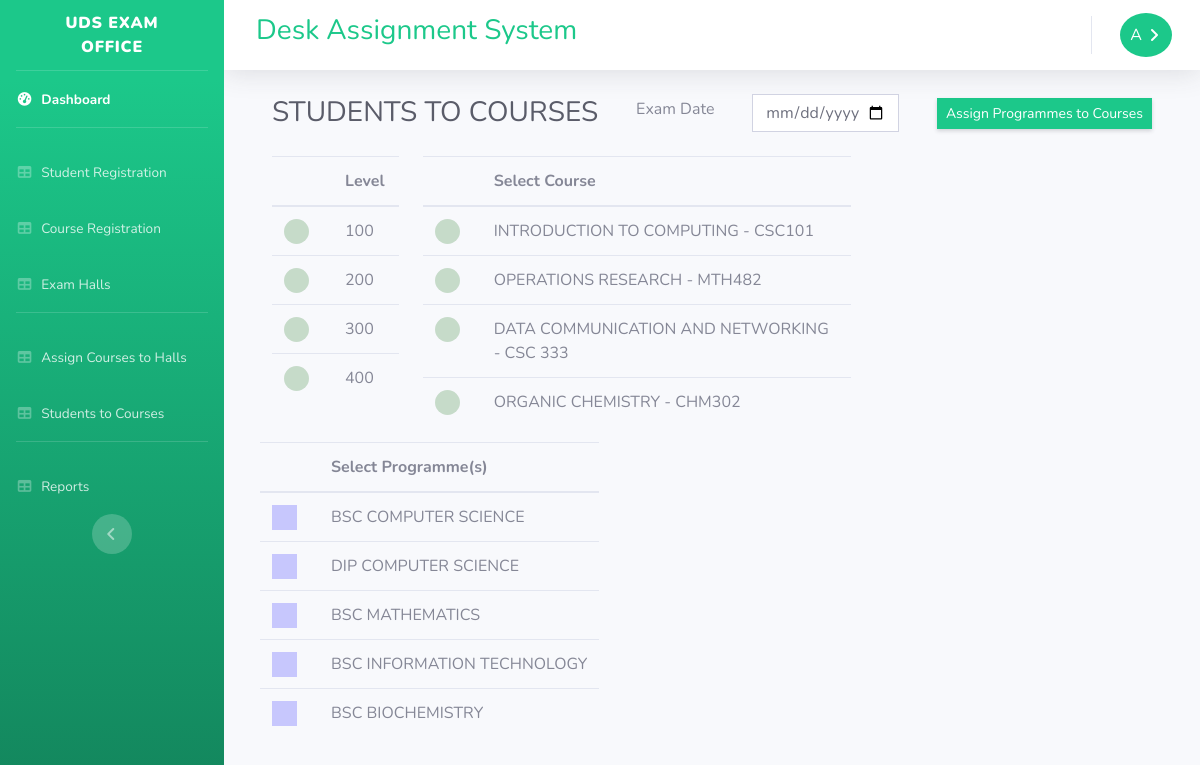
/assignstudentstocourses.php (signed in), run on the app's committed database.
### tables this page shows
CREATE TABLE `level` (
  `id` int(11) NOT NULL,
  `level` int(11) NOT NULL
);

CREATE TABLE `courses` (
  `course_id` int(11) NOT NULL,
  `course_name` varchar(50) NOT NULL,
  `course_code` varchar(10) NOT NULL
);

CREATE TABLE `programme` (
  `programme_id` int(11) NOT NULL,
  `programme_name` varchar(50) NOT NULL
);

### assignstudentstocourses.php (the view, shortened to what this page needs)
<?php
  include("connect.php");
?>
<!DOCTYPE html>
<html lang="en">
<head>
  <link href="vendor/fontawesome-free/css/all.min.css" rel="stylesheet" type="text/css">
  <link href="css/sb-admin-2.min.css" rel="stylesheet">
  <link href="css/sb-admin-2.css" rel="stylesheet">
</head>
<body id="page-top">
  <div id="wrapper">
    <ul class="navbar-nav bg-gradient-success sidebar sidebar-dark accordion" id="accordionSidebar">
      <a class="sidebar-brand d-flex align-items-center justify-content-center" href="account.php">
        <div class="sidebar-brand-text mx-3"><b>UDS EXAM OFFICE</b> </div>
      </a>
      <hr class="sidebar-divider my-0">
      <li class="nav-item active">
        <a class="nav-link" href="account.php">
          <i class="fas fa-fw fa-tachometer-alt"></i>
          <span>Dashboard</span></a>
      </li>
      <hr class="sidebar-divider">
      <li class="nav-item">
        <a class="nav-link" href="registeredstudents.php">
          <i class="fas fa-fw fa-table"></i>
          <span>Student Registration</span></a>
      </li>
       <li class="nav-item">
        <a class="nav-link" href="courseregistration.php">
          <i class="fas fa-fw fa-table"></i>
          <span>Course Registration</span></a>
      </li>
      <li class="nav-item">
        <a class="nav-link" href="examhall.php">
          <i class="fas fa-fw fa-table"></i>
          <span>Exam Halls</span></a>
      </li>
      <hr class="sidebar-divider">
       <li class="nav-item">
        <a class="nav-link" href="courseshalls.php">
          <i class="fas fa-fw fa-table"></i>
          <span>Assign Courses to Halls</span></a>
      </li>
       <li class="nav-item">
        <a class="nav-link" href="assignstudentstocourses.php">
          <i class="fas fa-fw fa-table"></i>
          <span>Students to Courses</span></a>
      </li>
      <hr class="sidebar-divider d-none d-md-block">
      <li class="nav-item">
        <a class="nav-link" href="reports.php">
          <i class="fas fa-fw fa-table"></i>
          <span>Reports</span></a>
      </li>
      <div class="text-center d-none d-md-inline">
        <button class="rounded-circle border-0" id="sidebarToggle"></button>
      </div>
    </ul>
    <div id="content-wrapper" class="d-flex flex-column">
      <div id="content">
        <nav class="navbar navbar-expand navbar-light bg-white topbar mb-4 static-top shadow">
          <div class="d-none d-sm-inline-block ml-md-3 my-2 my-md-0 mw-100">
            <h3 class="text-success"> Desk Assignment System </h3>
          </div>
              <ul class="navbar-nav ml-auto">
      <li class="nav-item dropdown">
        <a class="nav-link " href="#" id="navbarDropdown" role="button" data-toggle="dropdown" aria-haspopup="true" aria-expanded="false">
          <span style="padding: 10px;font-style:bold; color:#fff;" class=" rounded-circle bg-success dropdown-toggle"><?php echo(strtoupper(substr($_SESSION['username'], 0,1))); ?></span>
        </a>
      </li>
    </ul>
        </nav>
        <div class="container-fluid">
          <div class="container-fluid">
        <form method="POST" action="">
          <div class="d-sm-flex align-items-center justify-content-between mb-4">
            <h1 class="h3 mb-0  text-gray-800">STUDENTS TO COURSES</h1>
            <label>Exam Date</label>
            <input type="date" class="form-control col-2 rounded-0" name="writtendate" required>
            <input type="submit" class="d-none d-sm-inline-block btn btn-sm btn-success rounded-0  shadow-sm" name="submit" value="Assign Programmes to Courses" >
          </div>
          <div class="row">
            <div class="col-sm-2">
              <table class='table table-hover'>
                <thead>
                  <th></th>
                  <th>Level</th>
                </thead>
                <tbody>
              <?php
                  $level = "SELECT * FROM level";
                  $levelres = mysqli_query($conn, $level);
                  if(mysqli_num_rows($levelres) > 0){
                    while($row = mysqli_fetch_assoc($levelres)){
                      $lev = $row['level'];
                      echo"<tr>";
                      echo"<td> <label class='con'><input type='radio' name='level' value='$lev'><span class='checkmark'> </span></label> </td>";
                      echo"<td>".$lev."</td>";
                      echo"</tr>";
                    }
                  }
              ?>
                </tbody>
              </table>
            </div>
            <div class="col-sm-6">
              <table class='table table-hover'>
                <thead>
                  <th></th>
                  <th>Select Course</th>
                </thead>
                <tbody>
              <?php
                  $course = "SELECT * FROM courses";
                  $courseres = mysqli_query($conn, $course);
                  if(mysqli_num_rows($courseres) > 0){
                    while($row = mysqli_fetch_assoc($courseres)){
                      $course_code = $row['course_code'];
                      echo"<tr>";
                      echo"<td> <label class='con'><input type='radio' name='course' value='$course_code'><span class='checkmark'> </span></label> </td>";
                      echo"<td>".strtoupper($row['course_name'])." - ".strtoupper($course_code)."</td>";
                      echo"</tr>";
                    }
                  }
              ?>
                </tbody>
              </table>
            </div>
            <div class="cols-sm-4">
              <table class='table table-hover'>
                <thead>
                  <th></th>
                  <th>Select Programme(s)</th>
                </thead>
                <tbody>
              <?php
                  $prog = "SELECT * FROM programme";
                  $progres = mysqli_query($conn, $prog);
                  if(mysqli_num_rows($progres) > 0){
                    while($row = mysqli_fetch_assoc($progres)){
                      $programme = $row['programme_name'];
                      echo"<tr>";
                      echo"<td> <label class='cont'><input type='checkbox' name='programme[]' value='$programme'><span class='checkmar'> </span></label> </td>";
                      echo"<td>".strtoupper($row['programme_name'])."</td>";
                      echo"</tr>";
                    }
                  }
              ?>
                </tbody>
              </table>
            </div>
          </div>
        </form>
        </div>
      </div>
    </div>
  </div>
</body>
</html>

### data on the page
level: level "100"
level: level "200"
level: level "300"
level: level "400"
courses: course_name "INTRODUCTION TO COMPUTING", course_code "CSC101"
courses: course_name "OPERATIONS RESEARCH", course_code "MTH482"
courses: course_name "DATA COMMUNICATION AND NETWORKING", course_code "CSC 333"
courses: course_name "ORGANIC CHEMISTRY", course_code "CHM302"
programme: programme_name "BSC COMPUTER SCIENCE"
programme: programme_name "DIP COMPUTER SCIENCE"
programme: programme_name "BSC MATHEMATICS"
programme: programme_name "BSC INFORMATION TECHNOLOGY"
programme: programme_name "BSC BIOCHEMISTRY"

### other printed values
substr($_SESSION['username'], 0,1) "A"
